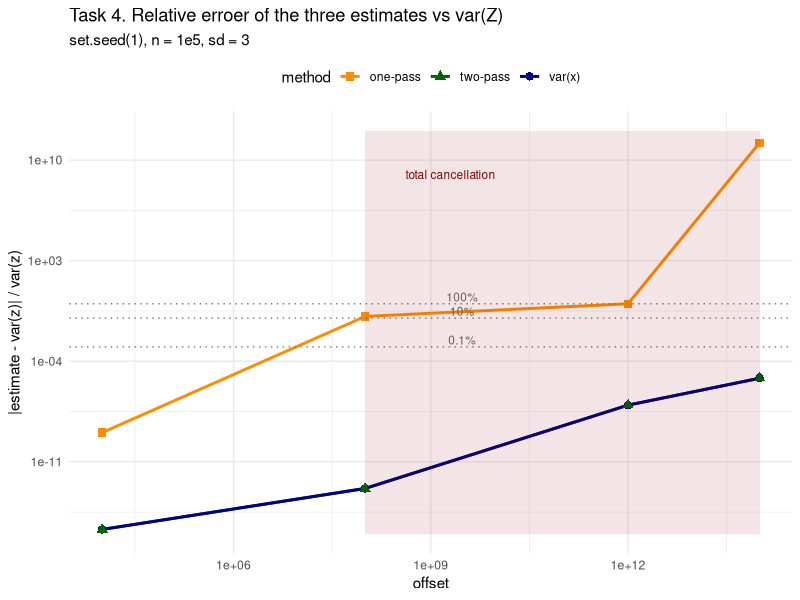

The R source for this figure:
## ---- chunk 1
# Load
library(tidyverse)
## ---- chunk 2
# Reproduce the exact dataset from the exercise
set.seed(1)
z <- rnorm(100000, mean = 0, sd = 3)
offsets <- c(0, 1e4, 1e8, 1e12, 1e14)
n <- length(z)

# Define the two-pass and one-pass algorithms 
# two-pass algorithm
var2pass <- function(x) {
  m <- mean(x)            
  sum((x - m) ** 2) / (n - 1)
}

# one-pass computational formula
var1pass <- function(x) {
  (sum(x ** 2) - sum(x) ** 2 / n) / (n - 1)
}

# Run all three methods at every offset
res <- data.frame(
  a = offsets,
  var_r = NA,
  two_pass = NA,
  one_pass = NA
)
variances <- sapply(offsets, function(o) {
  x <- o + z                 # Task 1 !!!
  c(                         # Task 2 !!!
    var_r = var(x),
    two_pass = var2pass(x),
    one_pass = var1pass(x)
  )
})                           # Task 3 !!!

res$var_r <- variances["var_r", ]
res$two_pass <- variances["two_pass", ]
res$one_pass <- variances["one_pass", ]
res
## ---- chunk 3
# Compare with var(z)
rel <- data.frame(
  a        = offsets,
  var_r    = abs(res$var_r    - var(z)) / var(z),
  two_pass = abs(res$two_pass - var(z)) / var(z),
  one_pass = abs(res$one_pass - var(z)) / var(z)
)
# Print the comparison table
rel
# Print the reference value
cat("var(z) =", var(z), "\n")
# Find the threshold, where first offset with more than 10% one-pass error
cat("one-pass error > 10% first at a =", res$a[which(rel$one_pass > 0.1)[1]], "\n")
 
# Figure: relative error vs offset (log-log)
# Reshape the table to long format, one row per (offset, method)
rel_long <- data.frame(
  a = rep(offsets, 3),
  method = rep(c("var(x)", "two-pass", "one-pass"), each = length(offsets)),
  rel = c(rel$var_r, rel$two_pass, rel$one_pass)
)
# Drop a=0, as error is exactly 0 and no log
rel_long <- rel_long |> filter(a > 0)
# Floor tiny values so log works
rel_long$rel <- rel_long$rel |> (\(x) pmax(x, 1e-16))()

ggplot(rel_long, aes(
  x = a,
  y = rel,
  color = method,
  shape = method
)) +
  geom_line(linewidth = 1) +
  geom_point(size = 2.5) +
  scale_x_log10() +
  scale_y_log10() +
  coord_cartesian(ylim = c(1e-16, 1e12)) +
  geom_hline(
    yintercept = c(1e-3, 1e-1, 1),
    linetype = "dotted",
    color = "grey50"
  ) +
  annotate(
    "text",
    x = 3e9,
    y = c(3e-3, 3e-1, 3),
    label = c("0.1%", "10%", "100%"),
    color = "grey40",
    size = 3
  ) +
  annotate(
    "rect",
    xmin = 1e8,
    xmax = 1e14,
    ymin = 1e-16,
    ymax = 1e12,
    fill = "darkred",
    alpha = 0.1
  ) +
  annotate(
    "text",
    x = 2e9,
    y = 1e9,
    color = "darkred",
    label = "total cancellation",
    size = 3
  ) +
  scale_color_manual(values = c(
    "var(x)" = "darkblue",
    "two-pass" = "darkgreen",
    "one-pass" = "darkorange"
  )) +
  scale_shape_manual(values = c(
    "var(x)" = 16,
    "two-pass" = 17,
    "one-pass" = 15
  )) +
  labs(
    x = "offset",
    y = "|estimate - var(z)| / var(z)",
    title = "Task 4. Relative erroer of the three estimates vs var(Z)",
    subtitle = "set.seed(1), n = 1e5, sd = 3"
  ) +
  theme_minimal() +
  theme(legend.position = "top")
## ---- chunk 4
# The x values given in the exercise
x <- c(5, 8, 10, 20, 30, 40)

# Task 1: Compute the upper-tail probability in the three ways
m1 <- 1 - pnorm(x)
m2 <- pnorm(x, lower.tail = FALSE)
m3 <- pnorm(x, lower.tail = FALSE, log.p = TRUE)

cbind(x, "1 - pnorm" = m1, "lower.tail=FALSE" = m2, "log.p = TRUE" = m3)
## ---- chunk 5
cbind(x, "log.p" = m3, "exp(log.p)" = exp(m3))
## ---- chunk 6
# reproduce the data in the exercise
set.seed(2)
y <- rbinom(5000, size = 1, prob = 0.03)

p1 <- 0.03
p2 <- 0.035
## ---- chunk 7
L1 <- prod(ifelse(y == 1, p1, 1 - p1))
L2 <- prod(ifelse(y == 1, p2, 1 - p2))
c(L1, L2)
## ---- chunk 8
l1 <- sum(y * log(p1) + (1 - y) * log(1 - p1))
l2 <- sum(y * log(p2) + (1 - y) * log(1 - p2))
c(l1, l2)
## ---- chunk 9
l1 - l2
## ---- chunk 10
LR12 <- exp(l1 - l2)
LR21 <- exp(l2 - l1)
c(LR12, LR21)
## ---- chunk 11
# reproduce the data
set.seed(3)
n <- 5000
u <- rnorm(n)
x1 <- 1e8 + u
x2 <- 1e8 + u + rnorm(n, sd = 1e-4)
X <- cbind(x1, x2)
## ---- chunk 12
cov(X)
## ---- chunk 13
cor(x1, x2)
## ---- chunk 14
eigen(cov(X))$values
## ---- chunk 15
onepasscov <- function(a, b) {
  n <- length(a)
  (sum(a * b) - sum(a) * sum(b) / n) / (n - 1)
}

cov1pass <- matrix(
  c(
    onepasscov(x1, x1),
    onepasscov(x1, x2),
    onepasscov(x2, x1),
    onepasscov(x2, x2)
  ),
  nrow = 2,
  byrow = T
)
cov1pass
## ---- chunk 16
cov(X) - cov1pass
## ---- chunk 17
Xc <- scale(X, center = T, scale = F)
cov1pass_c <- matrix(
  c(
    onepasscov(Xc[, 1], Xc[, 1]),
    onepasscov(Xc[, 1], Xc[, 2]),
    onepasscov(Xc[, 2], Xc[, 1]),
    onepasscov(Xc[, 2], Xc[, 2])
  ),
  nrow = 2,
  byrow = T
)
cov1pass_c
all.equal(cov1pass_c, cov(X))
## ---- chunk 18
set.seed(4)
n <- 1000
p <- 5
Z <- matrix(rnorm(n * p), n, p)
St <- matrix(0.3, p, p)
diag(St) <- 1
U <- chol(St)
X <- Z %*% U
X <- scale(X, center = T, scale = F)
S <- cov(X)
S
eigen(S)$values
## ---- chunk 19
eig <- eigen(S)
Q <- eig$vectors
Lambda <- eig$values
W_PCA <- diag(1 / sqrt(Lambda)) %*% t(Q)
Z_PCA <- X %*% t(W_PCA)
cov(Z_PCA)
max(abs(cov(Z_PCA) - diag(p)))
## ---- chunk 20
W_ZCA <- Q %*% diag(1 / sqrt(Lambda)) %*% t(Q)
Z_ZCA <- X %*% t(W_ZCA)
cov(Z_ZCA)
max(abs(cov(Z_ZCA) - diag(p)))
## ---- chunk 21
L <- t(chol(S))
W_chol <- solve(L)
Z_chol <- X %*% t(W_chol)
cov(Z_chol)
max(abs(cov(Z_chol) - diag(p)))
## ---- chunk 22
max(abs(Z_PCA - Z_ZCA))
max(abs(Z_PCA - Z_chol))
# all have identity covariance
c(max(abs(cov(Z_PCA) - diag(p))), max(abs(cov(Z_ZCA) - diag(p))), max(abs(cov(Z_chol) - diag(p))))
# they differ by orthogonal rotations
R <- solve(crossprod(Z_PCA), crossprod(Z_PCA, Z_ZCA))
max(abs(R %*% t(R) - diag(p)))
## ---- chunk 23
X2 <- X
X2[, 5] <- X2[, 1] + 1e-7 * rnorm(n)
X2 <- scale(X2, center = T, scale = F)
S2 <- cov(X2)
eigen(S2)$values
eigen(S2)$values[5]/eigen(S2)$values[1]

eig2 <- eigen(S2)
W2_PCA <- diag(1 / sqrt(eig2$values)) %*% t(eig2$vectors)
Z2_PCA <- X2 %*% t(W2_PCA)
max(abs(cov(Z2_PCA) - diag(p)))
max(abs(W2_PCA))

L2 <- t(chol(S2)); W2_Chol <- solve(L2)
Z2_Chol <- X2 %*% t(W2_Chol)
max(abs(cov(Z2_Chol) - diag(p)))
max(abs(W2_Chol))
